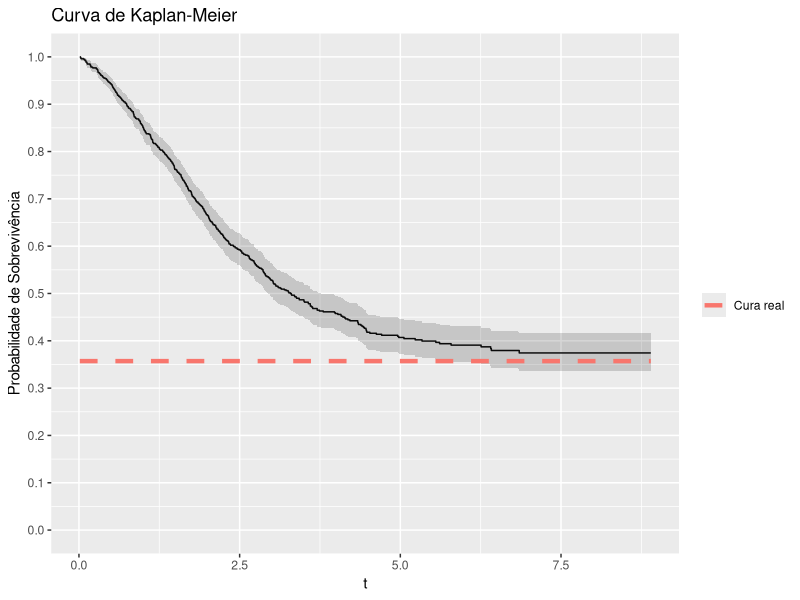
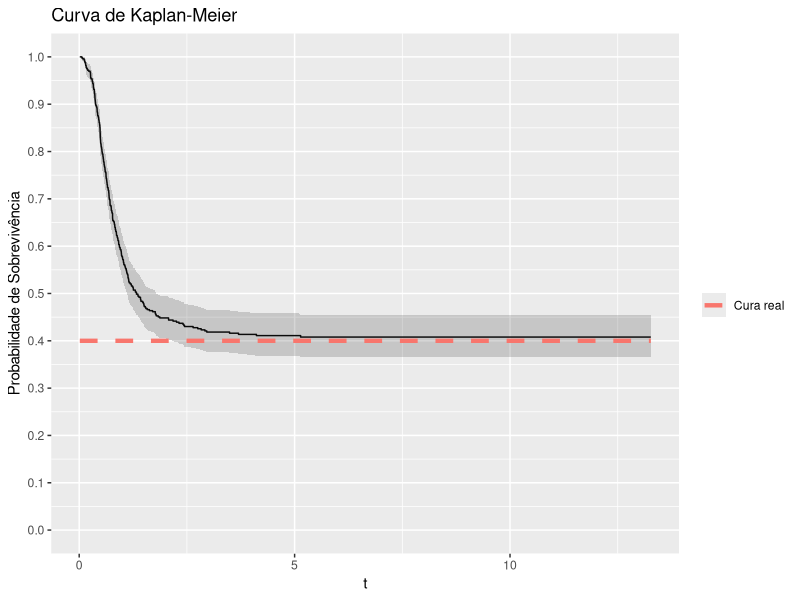

R code for these plots, in order:
library(purrr)
library(rlang)
library(tibble)
library(survival)
library(ggplot2)

# Função usada para construir o Kaplan-Meier mais fácil no ggplot2
plot_kaplan <- function(dados, surv, ...) {

  cura_real <- surv(.Machine$double.xmax, ...)

  dados_surv <- Surv(time = dados$t, event = dados$delta)
  km_fit <- survfit(dados_surv ~ 1)

  km_data <- data.frame(
    time = km_fit$time,
    surv = km_fit$surv,
    upper = km_fit$upper,
    lower = km_fit$lower
  )

  ggplot(km_data, aes(x = time, y = surv)) +
    geom_step() +
    geom_ribbon(aes(ymin = lower, ymax = upper), alpha = 0.2) +
    labs(x = "Tempo", y = "Probabilidade de Sobrevivência", title = "Curva de Kaplan-Meier") +
    stat_summary(geom = "line", fun = \(i) cura_real, aes(color = "Cura real"), linewidth = 1.5, linetype = 2) +
    scale_y_continuous(limits = c(0, 1), n.breaks = 10) +
    labs(x = "t") +
    guides(color = guide_legend(title = ""))
}

# quantile_model_exp <- function(u, rho, a, lambda) {
#   -log((a - a * u - rho * u) / a) / lambda
# }

# Waring Fragility Model - Random Activation
# G is the baseline distribution
# rho > 2. Se rho < 2, a variância da distribuição é infinita.
# a > 0
surv_wfm_random <- function(G) {
  function(t, rho, a, ...) {
    cure <- rho / (a + rho)
    cure + (1 - cure) * (1 - G(t, ...))
  }
}
desity_wfm_random <- function(g) {
  function(t, rho, a, ...) {
    cure <- rho / (a + rho)
    (1 - cure) * g(t, ...)
  }
}

# Criando automaticamente a função de sobrevivência do modelo com
# ativação aleatória, com G ~ Weibull
# Aqui você cria qualquer sobrevivencia, distribuição acumulada e densidade
# do seu modelo.
surv_wfm_random_weibull <- surv_wfm_random(G = pweibull) # Basta passar a G

cdf_wfm_random_weibull <- function(t, rho, a, shape, scale) {
  1 - surv_wfm_random_weibull(t, rho, a, shape = shape, scale = scale)
}

pdf_wfm_random_weibull <- desity_wfm_random(g = dweibull) # Basta passar a g

# Funcao que usaremos para gerar os dados
random_cure <-
  function(n = 1L,
           quantile_function = NULL,
           surv,
           censoring_cdf = NULL, # Se não for passada, é a distribuição uniforme (censura não-informativa)
           args_censoring_cdf = NULL, # Lista de valores dos argumentos da distribução da censura.
           args_model) {
    
    find_cure_limit <- function(surv, args_model, tol = 1e-6, tol_time = 1e-6, t_init = 10, t_max = 1e5) {
      s <- function(t) do.call(surv, c(list(t), args_model))
    
      # Aproximação da fração de cura
      pi_hat <- s(t_max)
    
      # Busca exponencial para achar intervalo
      t_lower <- t_init
      t_upper <- t_lower
    
      repeat {
        diff <- abs(s(t_upper) - pi_hat)
        if (diff < tol || t_upper >= t_max) break
        t_lower <- t_upper
        t_upper <- min(t_upper * 2, t_max)
      }
    
      if (t_upper >= t_max && abs(s(t_upper) - pi_hat) > tol) return(NA_real_)
    
      # Busca binária refinada
      while ((t_upper - t_lower) > tol_time) {
        t_mid <- 0.5 * (t_lower + t_upper)
        s_mid <- s(t_mid)
        if (abs(s_mid - pi_hat) < tol) {
          t_upper <- t_mid
        } else {
          t_lower <- t_mid
        }
      }
    
      return(t_upper)
    }
  
    upper <- find_cure_limit(surv = surv, args_model)
    
    find_root <- function(u, func) {
      uniroot(
        \(t) func(t) - u,
        lower = 0,
        upper = upper, 
        tol = .Machine$double.eps^0.5
      )$root
    }

    # Obtendo a fração de cura da função de sobrevivência
    surv <- purrr::partial(.f = surv, !!!args_model)
    cure_fraction <- surv(.Machine$double.xmax)

    find_root <- Vectorize(FUN = find_root, vectorize.args = c("u"))
    
    if (is.function(quantile_function)) {
      quantile_function <- purrr::partial(.f = quantile_function, !!!args_model)
    } else if (is.function(surv)) {
      quantile_function <- purrr::partial(.f = find_root, func = surv)
    } else {
      stop("Invalid input: You must provide either a valid quantile function (quantile_function) or a cumulative distribution function (cdf).")
    }

    # Dividindo a população em idivíduos suscetíveis e curados
    c <- rbinom(n = n, size = 1L, prob = 1 - cure_fraction) # Divisão da população
    u <- cure_fraction + (1 - cure_fraction) * runif(n = n, min = 0, max = 1) # Utilizado para gerar os tempos reais

    # Calculando o tempo de sobrevivência real
    t <- quantile_function(u) # Tempo real

    # Atribuindo tempo máximo (maior real da arquitetura) para os indivíduos
    # curados.
    real_t <- ifelse(c, yes = t, no = .Machine$double.xmax)

    t_max <- max(t * c)
    if (is.function(censoring_cdf)) {
      quantile_censoring <- purrr::partial(.f = find_root, censoring_cdf, !!!args_censoring_cdf)
      time_c <- quantile_censoring(u)      
    } else {
      time_c <- runif(n = n, min = 0, max = t_max)
    }
    t_observed <- pmin(real_t, time_c)
    delta <- ifelse(t_observed < real_t, yes = 0L, no = 1L) # 1 para falha e 0 para censura

    return(tibble::tibble(t = t_observed, delta = delta))
  }

# Dados verdadeiros
rho <- 2.5 # rho > 2
a <- 4.5
shape <- 1.5
scale <- 2.5
cura <- rho / (a + rho) # rho > 2

dados <- 
  random_cure(
    n = 1000L,
    surv = surv_wfm_random_weibull,
    args_model = c(rho = rho, a = a, shape = shape, scale = scale)
  )

plot_kaplan(
  dados, 
  surv = surv_wfm_random_weibull,
  rho = rho,
  a = a,
  shape = shape,
  scale = scale
)

# Testando com a Dagum defeituosa ----------------------------------------

surv_dagum <- function(t, theta, beta, alpha){
  1 - theta * beta/(beta + theta * t^(-alpha))
}

theta <- 0.6
beta = 1.2
alpha <- 2.5

dados <- 
  random_cure(
    n = 500L,
    surv = surv_dagum,
    args_model = c(theta = theta, beta = beta, alpha = alpha)
  )

# Plotando facilmente o Kaplan-Meier -------------------------------------
plot_kaplan(
  dados, 
  surv = surv_dagum, 
  theta = theta, 
  alpha = alpha, 
  beta = beta
)
